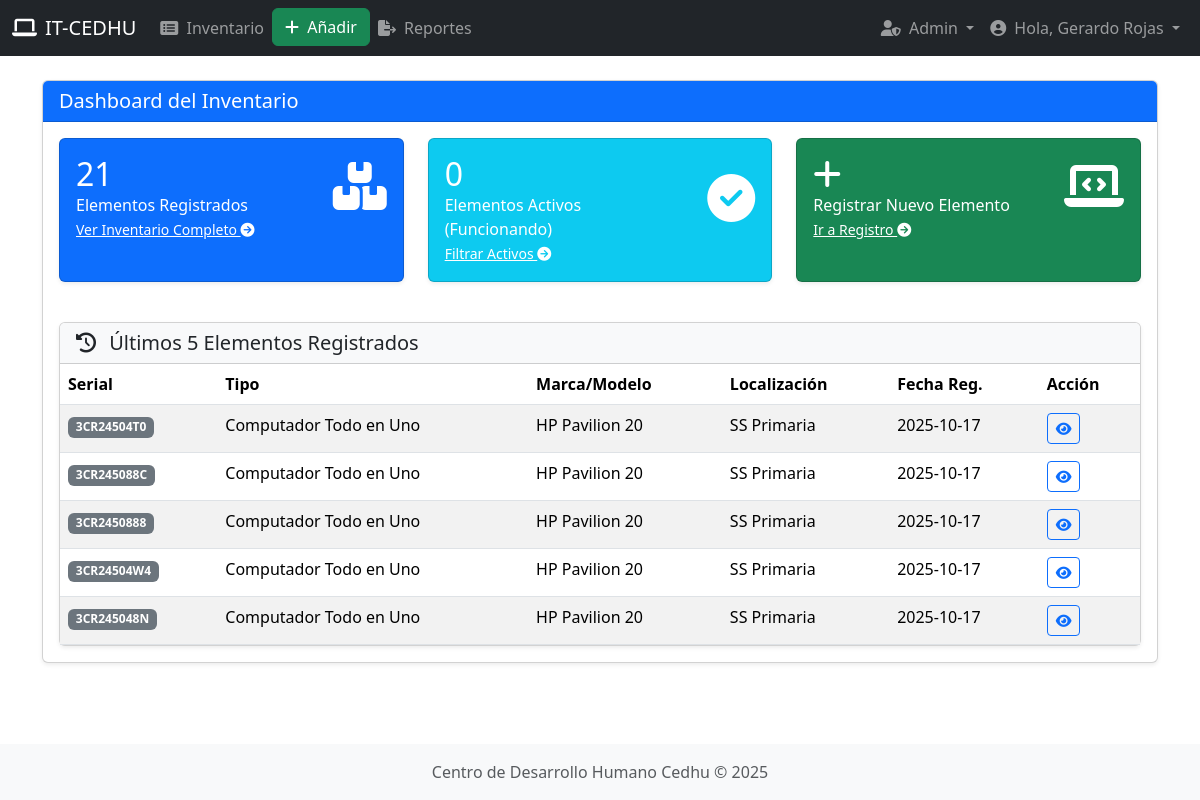
The app's page /inventario/ (signed in) with its own data.
### usuarios/models.py (models this page shows, shortened)
class Usuario(AbstractBaseUser, PermissionsMixin):
    email = models.EmailField(
        verbose_name='Dirección de correo electrónico',
        max_length=255,
        unique=True,
    )
    nombre = models.CharField(max_length=150, blank=False, verbose_name="Nombre")
    apellido = models.CharField(max_length=150, blank=False, verbose_name="Apellido")
    is_staff = models.BooleanField(default=False, verbose_name="Es parte del staff")
    is_active = models.BooleanField(default=True, verbose_name="Está activo")
    is_superuser = models.BooleanField(default=False, verbose_name="Es superusuario")
    is_approved = models.BooleanField(
        default=False,
        verbose_name="Usuario Aprobado",
        help_text="Indica si el usuario ha sido aprobado por un administrador para acceder al sistema."
    )
    date_joined = models.DateTimeField(auto_now_add=True, verbose_name="Fecha de Registro")
    objects = UsuarioManager() # Asigna nuestro Manager personalizado
    USERNAME_FIELD = 'email' # Define el campo que se usa para iniciar sesión
    REQUIRED_FIELDS = [] # No se requieren campos adicionales para la creación
    class Meta:
        verbose_name = 'usuario'
        verbose_name_plural = 'usuarios'
    def get_full_name(self):
        return f"{self.nombre} {self.apellido}".strip()

### inventario/models.py (models this page shows, shortened)
class Elemento(models.Model):
    maneja_cantidad = models.BooleanField(
        default=False,
        verbose_name="¿Maneja Cantidad?",
        help_text="Marcar si este elemento se controla por cantidad (ej: cables, mouse) en lugar de serial único."
    )
    cantidad = models.PositiveIntegerField(
        default=1,
        verbose_name="Cantidad",
        help_text="Cantidad de unidades disponibles (solo si no tiene serial único)."
    )
    tipo_dispositivo = models.ForeignKey(
        TipoDispositivo,
        on_delete=models.PROTECT,
        verbose_name="Tipo de Dispositivo"
    )
    marca = models.CharField(max_length=100, verbose_name="Marca")
    modelo = models.CharField(max_length=100, verbose_name="Modelo")
    serial = models.CharField(
        max_length=150,
        unique=True,
        blank=True,  # Ahora puede estar vacío
        null=True,   # Ahora puede ser NULL
        verbose_name="Número de Serie / Etiqueta de Activo",
        help_text="Identificador único del equipo (opcional si maneja cantidad)."
    )
    localizacion = models.CharField(max_length=150, verbose_name="Localización / Ubicación Física")
    estado = models.ForeignKey(
        EstadoElemento,
        on_delete=models.PROTECT,
        default=1,
        verbose_name="Estado Actual"
    )
    descripcion = models.TextField(blank=True, verbose_name="Especificaciones / Notas")
    fecha_adquisicion = models.DateField(verbose_name="Fecha de Adquisición")
    precio = models.DecimalField(
        max_digits=10,
        decimal_places=2,
        null=True,
        blank=True,
        verbose_name="Costo Adquisición"
    )
    imagen = models.ImageField(
        upload_to=limpiar_nombre_archivo,
        blank=True,
        null=True,
        verbose_name="Foto del Elemento"
    )
    usuario_registro = models.ForeignKey(
        settings.AUTH_USER_MODEL,
        on_delete=models.SET_NULL,
        null=True,
        verbose_name="Registrado Por"
    )
    fecha_registro = models.DateTimeField(auto_now_add=True)
    fecha_actualizacion = models.DateTimeField(auto_now=True)
    class Meta:
        verbose_name = 'Elemento de Inventario'
        verbose_name_plural = 'Elementos de Inventario'
        ordering = ['tipo_dispositivo', 'marca', 'modelo']

class TipoDispositivo(models.Model):
    nombre = models.CharField(max_length=100, unique=True, verbose_name="Tipo de Dispositivo")
    class Meta:
        verbose_name = 'Tipo de Dispositivo'
        verbose_name_plural = 'Tipos de Dispositivos'
        ordering = ['nombre']

### inventario/views.py (the view)
# urls.py: path('', views.DashboardView.as_view(), name='dashboard'),
class DashboardView(LoginRequiredMixin, TemplateView):
    template_name = 'dashboard/home.html'
    def get_context_data(self, **kwargs):
        context = super().get_context_data(**kwargs)
        total_items = 0
        for elemento in Elemento.objects.all():
            if elemento.maneja_cantidad:
                total_items += elemento.cantidad
            else:
                total_items += 1
        context['total_elementos'] = total_items
        context['total_registros'] = Elemento.objects.count()
        context['elementos_activos'] = Elemento.objects.filter(estado__nombre__iexact='activo').count()
        context['ultimos_registros'] = Elemento.objects.all().order_by('-fecha_registro')[:5]
        return context

### templates/dashboard/home.html (shortened to what this page needs)
{% extends "base.html" %}
{% load static %}
{% block header_title %}Dashboard del Inventario{% endblock %}
{% block content %}
    <div class="row mb-4">
        <div class="col-md-4 mb-3">
            <div class="card text-white bg-primary shadow-sm h-100">
                <div class="card-body">
                    <div class="row align-items-center">
                        <div class="col-8">
                            <h2 class="card-title mb-0">{{ total_elementos }}</h2>
                            <p class="card-text">Elementos Registrados</p>
                        </div>
                        <div class="col-4 text-end">
                            <i class="fas fa-boxes fa-3x"></i>
                        </div>
                    </div>
                    <a href="{% url 'inventario:lista_inventario' %}" class="stretched-link text-white small">Ver Inventario Completo <i class="fas fa-arrow-circle-right"></i></a>
                </div>
            </div>
        </div>
        <div class="col-md-4 mb-3">
            <div class="card text-white bg-info shadow-sm h-100">
                <div class="card-body">
                    <div class="row align-items-center">
                        <div class="col-8">
                            <h2 class="card-title mb-0">{{ elementos_activos }}</h2>
                            <p class="card-text">Elementos Activos (Funcionando)</p>
                        </div>
                        <div class="col-4 text-end">
                            <i class="fas fa-check-circle fa-3x"></i>
                        </div>
                    </div>
                    <a href="{% url 'inventario:lista_inventario' %}?estado__nombre=Activo" class="stretched-link text-white small">Filtrar Activos <i class="fas fa-arrow-circle-right"></i></a>
                </div>
            </div>
        </div>
        <div class="col-md-4 mb-3">
            <div class="card text-white bg-success shadow-sm h-100">
                <div class="card-body">
                    <div class="row align-items-center">
                        <div class="col-8">
                            <h2 class="card-title mb-0"><i class="fas fa-plus"></i></h2>
                            <p class="card-text">Registrar Nuevo Elemento</p>
                        </div>
                        <div class="col-4 text-end">
                            <i class="fas fa-laptop-code fa-3x"></i>
                        </div>
                    </div>
                    <a href="{% url 'inventario:anadir_elemento' %}" class="stretched-link text-white small">Ir a Registro <i class="fas fa-arrow-circle-right"></i></a>
                </div>
            </div>
        </div>
    </div>
    <div class="row">
        <div class="col-12">
            <div class="card shadow-sm">
                <div class="card-header bg-light">
                    <h5 class="mb-0"><i class="fas fa-history me-2"></i> Últimos 5 Elementos Registrados</h5>
                </div>
                <div class="card-body p-0">
                    {% if ultimos_registros %}
                        <div class="table-responsive">
                            <table class="table table-striped table-hover mb-0">
                                <thead>
                                    <tr>
                                        <th>Serial</th>
                                        <th>Tipo</th>
                                        <th>Marca/Modelo</th>
                                        <th>Localización</th>
                                        <th>Fecha Reg.</th>
                                        <th>Acción</th>
                                    </tr>
                                </thead>
                                <tbody>
                                    {% for elemento in ultimos_registros %}
                                        <tr>
                                            <td><span class="badge bg-secondary">{{ elemento.serial }}</span></td>
                                            <td>{{ elemento.tipo_dispositivo.nombre }}</td>
                                            <td>{{ elemento.marca }} {{ elemento.modelo }}</td>
                                            <td>{{ elemento.localizacion }}</td>
                                            <td>{{ elemento.fecha_registro|date:"Y-m-d" }}</td>
                                            <td>
                                                <a href="{% url 'inventario:ver_elemento' pk=elemento.pk %}" class="btn btn-sm btn-outline-primary" title="Ver Detalle">
                                                    <i class="fas fa-eye"></i>
                                                </a>
                                            </td>
                                        </tr>
                                    {% endfor %}
                                </tbody>
                            </table>
                        </div>
                    {% endif %}
                </div>
            </div>
        </div>
    </div>
{% endblock %}

### templates/base.html (shortened to what this page needs)
<!DOCTYPE html>
<html lang="es">
<head>
    {% load static %}
    <link href="https://cdn.jsdelivr.net/npm/bootstrap@5.3.3/dist/css/bootstrap.min.css"
          rel="stylesheet"
>
    <link rel="stylesheet" href="https://cdnjs.cloudflare.com/ajax/libs/font-awesome/6.5.2/css/all.min.css">
</head>
<body class="d-flex flex-column min-vh-100">
    <header>
        {% include 'components/navbar.html' %}
    </header>
    <main class="container mt-4 flex-fill">
        <div class="card shadow-sm mb-4">
            <div class="card-header bg-primary text-white">
                <h5 class="mb-0">{% block header_title %}Dashboard{% endblock %}</h5>
            </div>
            <div class="card-body">
                {% block content %}{% endblock %}
            </div>
        </div>
    </main>
    {% include 'components/footer.html' %}
</body>
</html>

### templates/components/navbar.html (shortened to what this page needs)
{% load static %}
<nav class="navbar navbar-expand-lg navbar-dark bg-dark">
    <div class="container-fluid">
        <a class="navbar-brand" href="{% url 'inventario:dashboard' %}">
            <i class="fa-solid fa-laptop me-2"></i>IT-CEDHU
        </a>
        <div class="collapse navbar-collapse" id="navbarNav">
            <ul class="navbar-nav me-auto mb-2 mb-lg-0">
                {% if user.is_authenticated %}
                    <li class="nav-item">
                        <a class="nav-link" href="{% url 'inventario:lista_inventario' %}">
                            <i class="fas fa-list-alt me-1"></i> Inventario
                        </a>
                    </li>
                    <li class="nav-item">
                        <a class="btn btn-success" href="{% url 'inventario:anadir_elemento' %}">
                            <i class="fas fa-plus me-1"></i> Añadir
                        </a>
                    </li>
                    <li class="nav-item">
                        <a class="nav-link" href="{% url 'exportacion:opciones_exportacion' %}">
                            <i class="fas fa-file-export me-1"></i> Reportes
                        </a>
                    </li>
                {% endif %}
            </ul>
            <ul class="navbar-nav ms-auto">
                {% if user.is_authenticated %}
                {% if user.is_staff %}
                        <li class="nav-item dropdown">
                            <a class="nav-link dropdown-toggle" href="#" id="adminDropdown" role="button" data-bs-toggle="dropdown" aria-expanded="false">
                                <i class="fas fa-user-shield me-1"></i> Admin
                            </a>
                        </li>
                    {% endif %}
                    <li class="nav-item dropdown">
                        <a class="nav-link dropdown-toggle" href="#" id="navbarDropdown" role="button" data-bs-toggle="dropdown" aria-expanded="false">
                            <i class="fas fa-user-circle me-1"></i> Hola, {{ user.get_full_name|default:user.email }}
                        </a>
                    </li>
                {% endif %}
            </ul>
        </div>
    </div>
</nav>

### templates/components/footer.html
<footer class="mt-auto text-center py-3 mt-auto bg-light">
  <div class="container">
    <span class="text-muted"
      >Centro de Desarrollo Humano Cedhu &copy; {% now "Y" %}</span>
  </div>
</footer>

### records on screen
Usuario: get_full_name "Gerardo Rojas"
Elemento: serial "3CR24504T0", tipo_dispositivo.nombre "Computador Todo en Uno", marca "HP", modelo "Pavilion 20", localizacion "SS Primaria", fecha_registro "2025-10-17"
Elemento: serial "3CR245088C", tipo_dispositivo.nombre "Computador Todo en Uno", marca "HP", modelo "Pavilion 20", localizacion "SS Primaria", fecha_registro "2025-10-17"
Elemento: serial "3CR2450888", tipo_dispositivo.nombre "Computador Todo en Uno", marca "HP", modelo "Pavilion 20", localizacion "SS Primaria", fecha_registro "2025-10-17"
Elemento: serial "3CR24504W4", tipo_dispositivo.nombre "Computador Todo en Uno", marca "HP", modelo "Pavilion 20", localizacion "SS Primaria", fecha_registro "2025-10-17"
Elemento: serial "3CR245048N", tipo_dispositivo.nombre "Computador Todo en Uno", marca "HP", modelo "Pavilion 20", localizacion "SS Primaria", fecha_registro "2025-10-17"

### other values on screen
{{ total_elementos }} "21"
{{ elementos_activos }} "0"
